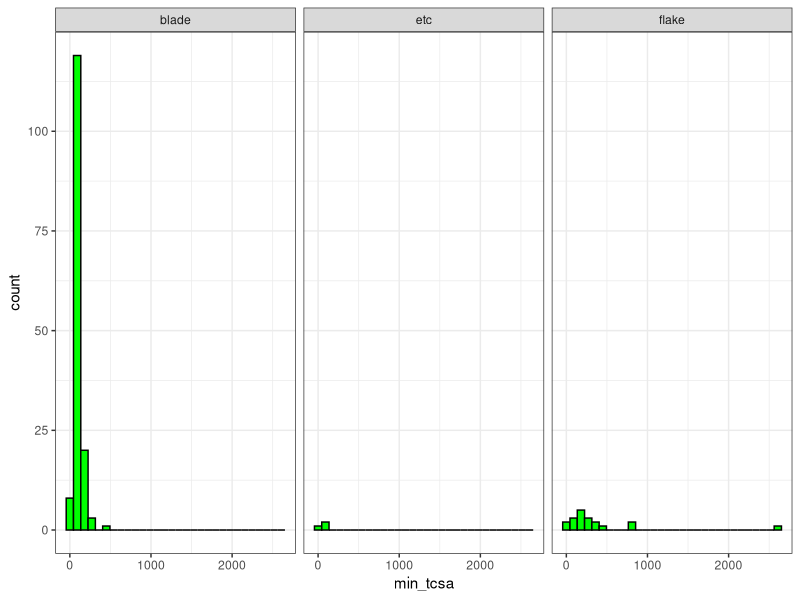
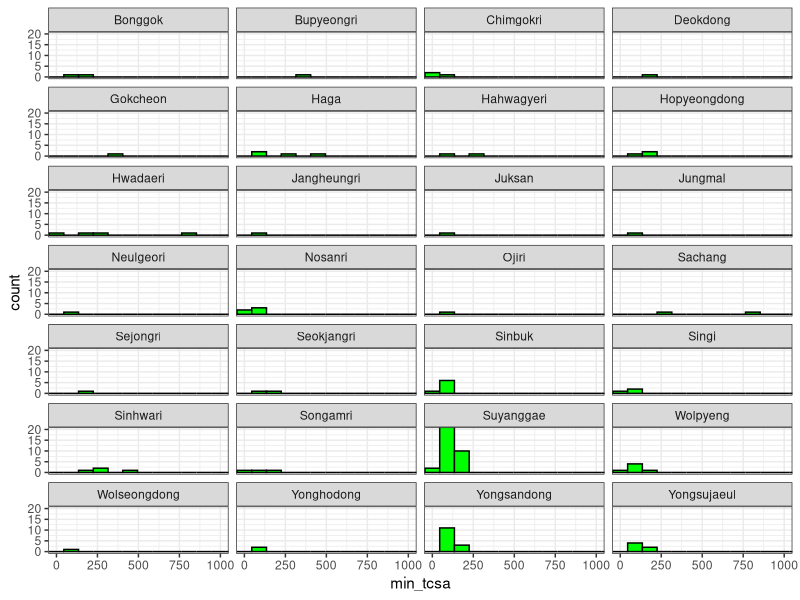
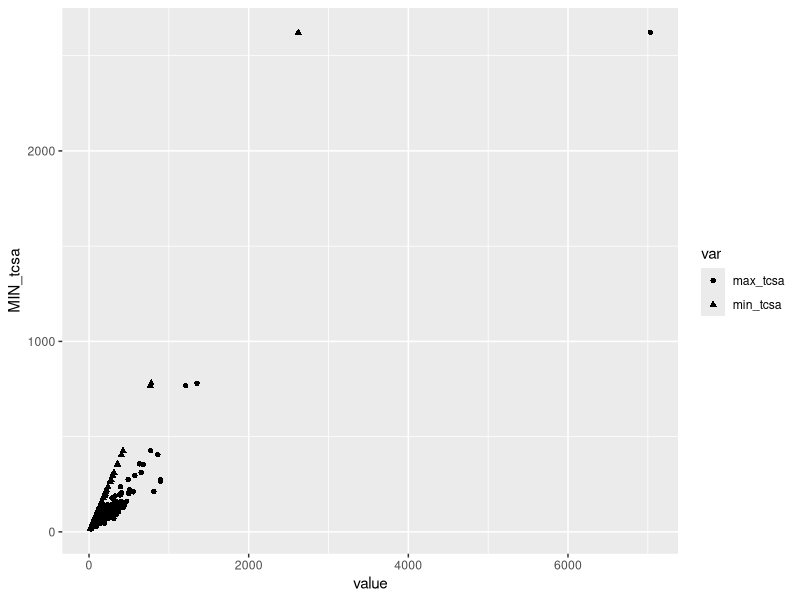

Recreate these plots in R, in order.
library(readxl)
library(here)
library(tidyr)
library(dplyr)
library(ggplot2)

mydata <- read_excel(here("analysis/data/raw_data/TCSA_raw_data.xlsx"))

tcsa <- mydata %>%
  mutate(min_tcsa = 0.5 *Width * Thickness) %>%
  mutate(max_tcsa = 0.5 *Length * Thickness) %>%
  mutate(id = row_number())

cv <- function(x, ... ) sd(x, ...) / mean(x, ...) *100

mean(tcsa$min_tcsa)
sd(tcsa$min_tcsa)
cv(tcsa$min_tcsa)

#### histogram for min tcsa
all <- ggplot(tcsa, aes(min_tcsa)) +
  geom_histogram(color="black", fill="green") +
  theme_bw()

#Facet by raw material
all +  facet_wrap(~Blank, ncol = 3)


#Facet by raw site
all +  facet_wrap(~Site_name, ncol = 4) +
      coord_cartesian(xlim = c(0,1000), ylim = c(0,20))

#Facet by size class






########figure 5#############3
# use two columns for x-axis like Lombard's figure 5
library(reshape2)
two_tcsa <- melt(tcsa, id.vars = c("min_tcsa", "max_tcsa"))

## combine min and max tcsas to one x-axis, and then make min again for y-axis
two_tcsa <- tcsa %>%
  pivot_longer(c(min_tcsa, max_tcsa), names_to = "var", values_to = "value") %>%
  mutate(MIN_tcsa = 0.5 *Width * Thickness)

ggplot(two_tcsa, aes(x = value, y = MIN_tcsa, shape = var)) +
  geom_point()
